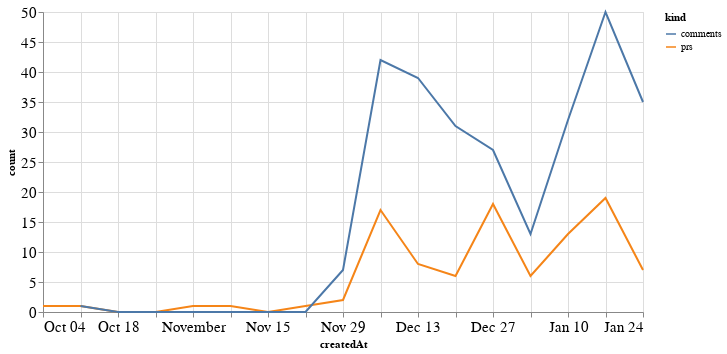

Here is the notebook cell this chart was saved with:
### Code cell
alt.Chart(total_time, width=600).mark_line().encode(
    x='createdAt',
    y='count',
    color='kind'
)

### Figure 1 — Vega-Lite specification as saved in the notebook (floating-point values rounded to 4 significant figures)
{"config": {"axisLeft": {"labelFontSize": 15}, "axisBottom": {"labelFontSize": 15}}, "data": {"name": "data-a293b1129a0437fa2b4735b2bcddae9d"}, "mark": "line", "encoding": {"color": {"type": "nominal", "field": "kind"}, "x": {"type": "temporal", "field": "createdAt"}, "y": {"type": "quantitative", "field": "count"}}, "width": 600, "$schema": "https://vega.github.io/schema/vega-lite/v4.8.1.json", "datasets": {"data-a293b1129a0437fa2b4735b2bcddae9d": [{"createdAt": "2020-10-04T00:00:00", "kind": "prs", "count": 1.0}, {"createdAt": "2020-10-11T00:00:00", "kind": "prs", "count": 1.0}, {"createdAt": "2020-10-18T00:00:00", "kind": "prs", "count": 0.0}, {"createdAt": "2020-10-25T00:00:00", "kind": "prs", "count": 0.0}, {"createdAt": "2020-11-01T00:00:00", "kind": "prs", "count": 1.0}, {"createdAt": "2020-11-08T00:00:00", "kind": "prs", "count": 1.0}, {"createdAt": "2020-11-15T00:00:00", "kind": "prs", "count": 0.0}, {"createdAt": "2020-11-22T00:00:00", "kind": "prs", "count": 1.0}, {"createdAt": "2020-11-29T00:00:00", "kind": "prs", "count": 2.0}, {"createdAt": "2020-12-06T00:00:00", "kind": "prs", "count": 17.0}, {"createdAt": "2020-12-13T00:00:00", "kind": "prs", "count": 8.0}, {"createdAt": "2020-12-20T00:00:00", "kind": "prs", "count": 6.0}, {"createdAt": "2020-12-27T00:00:00", "kind": "prs", "count": 18.0}, {"createdAt": "2021-01-03T00:00:00", "kind": "prs", "count": 6.0}, {"createdAt": "2021-01-10T00:00:00", "kind": "prs", "count": 13.0}, {"createdAt": "2021-01-17T00:00:00", "kind": "prs", "count": 19.0}, {"createdAt": "2021-01-24T00:00:00", "kind": "prs", "count": 7.0}, {"createdAt": "2020-10-04T00:00:00", "kind": "comments", "count": null}, {"createdAt": "2020-10-11T00:00:00", "kind": "comments", "count": 1.0}, {"createdAt": "2020-10-18T00:00:00", "kind": "comments", "count": 0.0}, {"createdAt": "2020-10-25T00:00:00", "kind": "comments", "count": 0.0}, {"createdAt": "2020-11-01T00:00:00", "kind": "comments", "count": 0.0}, {"createdAt": "2020-11-08T00:00:00", "kind": "comments", "count": 0.0}, {"createdAt": "2020-11-15T00:00:00", "kind": "comments", "count": 0.0}, {"createdAt": "2020-11-22T00:00:00", "kind": "comments", "count": 0.0}, {"createdAt": "2020-11-29T00:00:00", "kind": "comments", "count": 7.0}, {"createdAt": "2020-12-06T00:00:00", "kind": "comments", "count": 42.0}, {"createdAt": "2020-12-13T00:00:00", "kind": "comments", "count": 39.0}, {"createdAt": "2020-12-20T00:00:00", "kind": "comments", "count": 31.0}, {"createdAt": "2020-12-27T00:00:00", "kind": "comments", "count": 27.0}, {"createdAt": "2021-01-03T00:00:00", "kind": "comments", "count": 13.0}, {"createdAt": "2021-01-10T00:00:00", "kind": "comments", "count": 32.0}, {"createdAt": "2021-01-17T00:00:00", "kind": "comments", "count": 50.0}, {"createdAt": "2021-01-24T00:00:00", "kind": "comments", "count": 35.0}]}}
